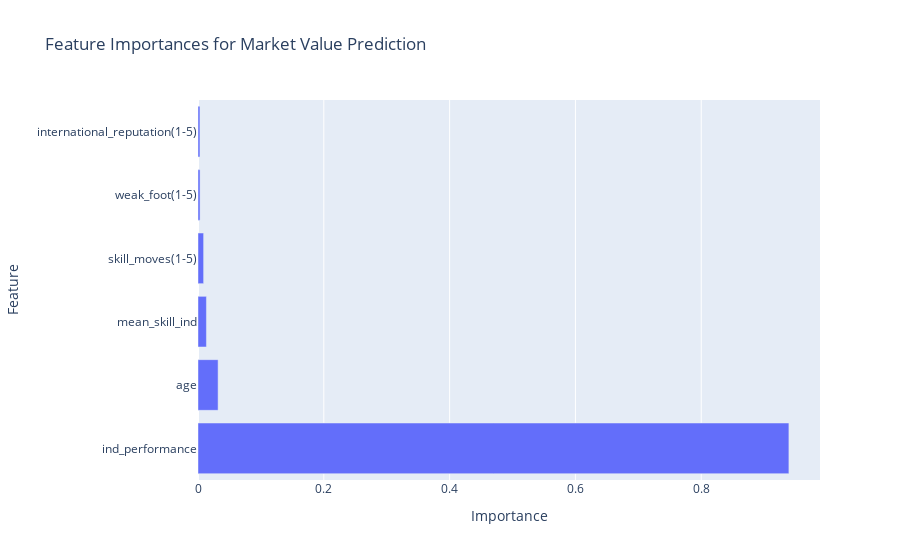

The cell this chart's notebook holds for it:
### Markdown cell above
Feature Importances for Random Forest Model

### Code cell
# Feature importance from the Random Forest model
rf_model = RandomForestRegressor(random_state=42)
rf_model.fit(X_train, y_train['value_euro'])  # Example for 'value_euro' target

# Extracting feature importances
importances = rf_model.feature_importances_
importance_df = pd.DataFrame({'Feature': features, 'Importance': importances})

# Sorting the features by importance
importance_df = importance_df.sort_values(by='Importance', ascending=False)

!pip install plotly
# Plotting feature importances
import plotly.express as px
fig_importance = px.bar(importance_df, x='Importance', y='Feature', title='Feature Importances for Market Value Prediction')
fig_importance.show()

### Figure 1 — Plotly figure (JSON) as saved in the notebook; plotly's stock layout.template omitted (floating-point values rounded to 4 significant figures)
{"data": [{"hovertemplate": "Importance=%{x}<br>Feature=%{y}<extra></extra>", "legendgroup": "", "marker": {"color": "#636efa", "pattern": {"shape": ""}}, "name": "", "orientation": "h", "showlegend": false, "textposition": "auto", "type": "bar", "x": [0.9394, 0.03195, 0.0134, 0.008935, 0.003272, 0.003093], "xaxis": "x", "y": ["ind_performance", "age", "mean_skill_ind", "skill_moves(1-5)", "weak_foot(1-5)", "international_reputation(1-5)"], "yaxis": "y"}], "layout": {"barmode": "relative", "legend": {"tracegroupgap": 0}, "title": {"text": "Feature Importances for Market Value Prediction"}, "xaxis": {"anchor": "y", "domain": [0, 1], "title": {"text": "Importance"}}, "yaxis": {"anchor": "x", "domain": [0, 1], "title": {"text": "Feature"}}}}
